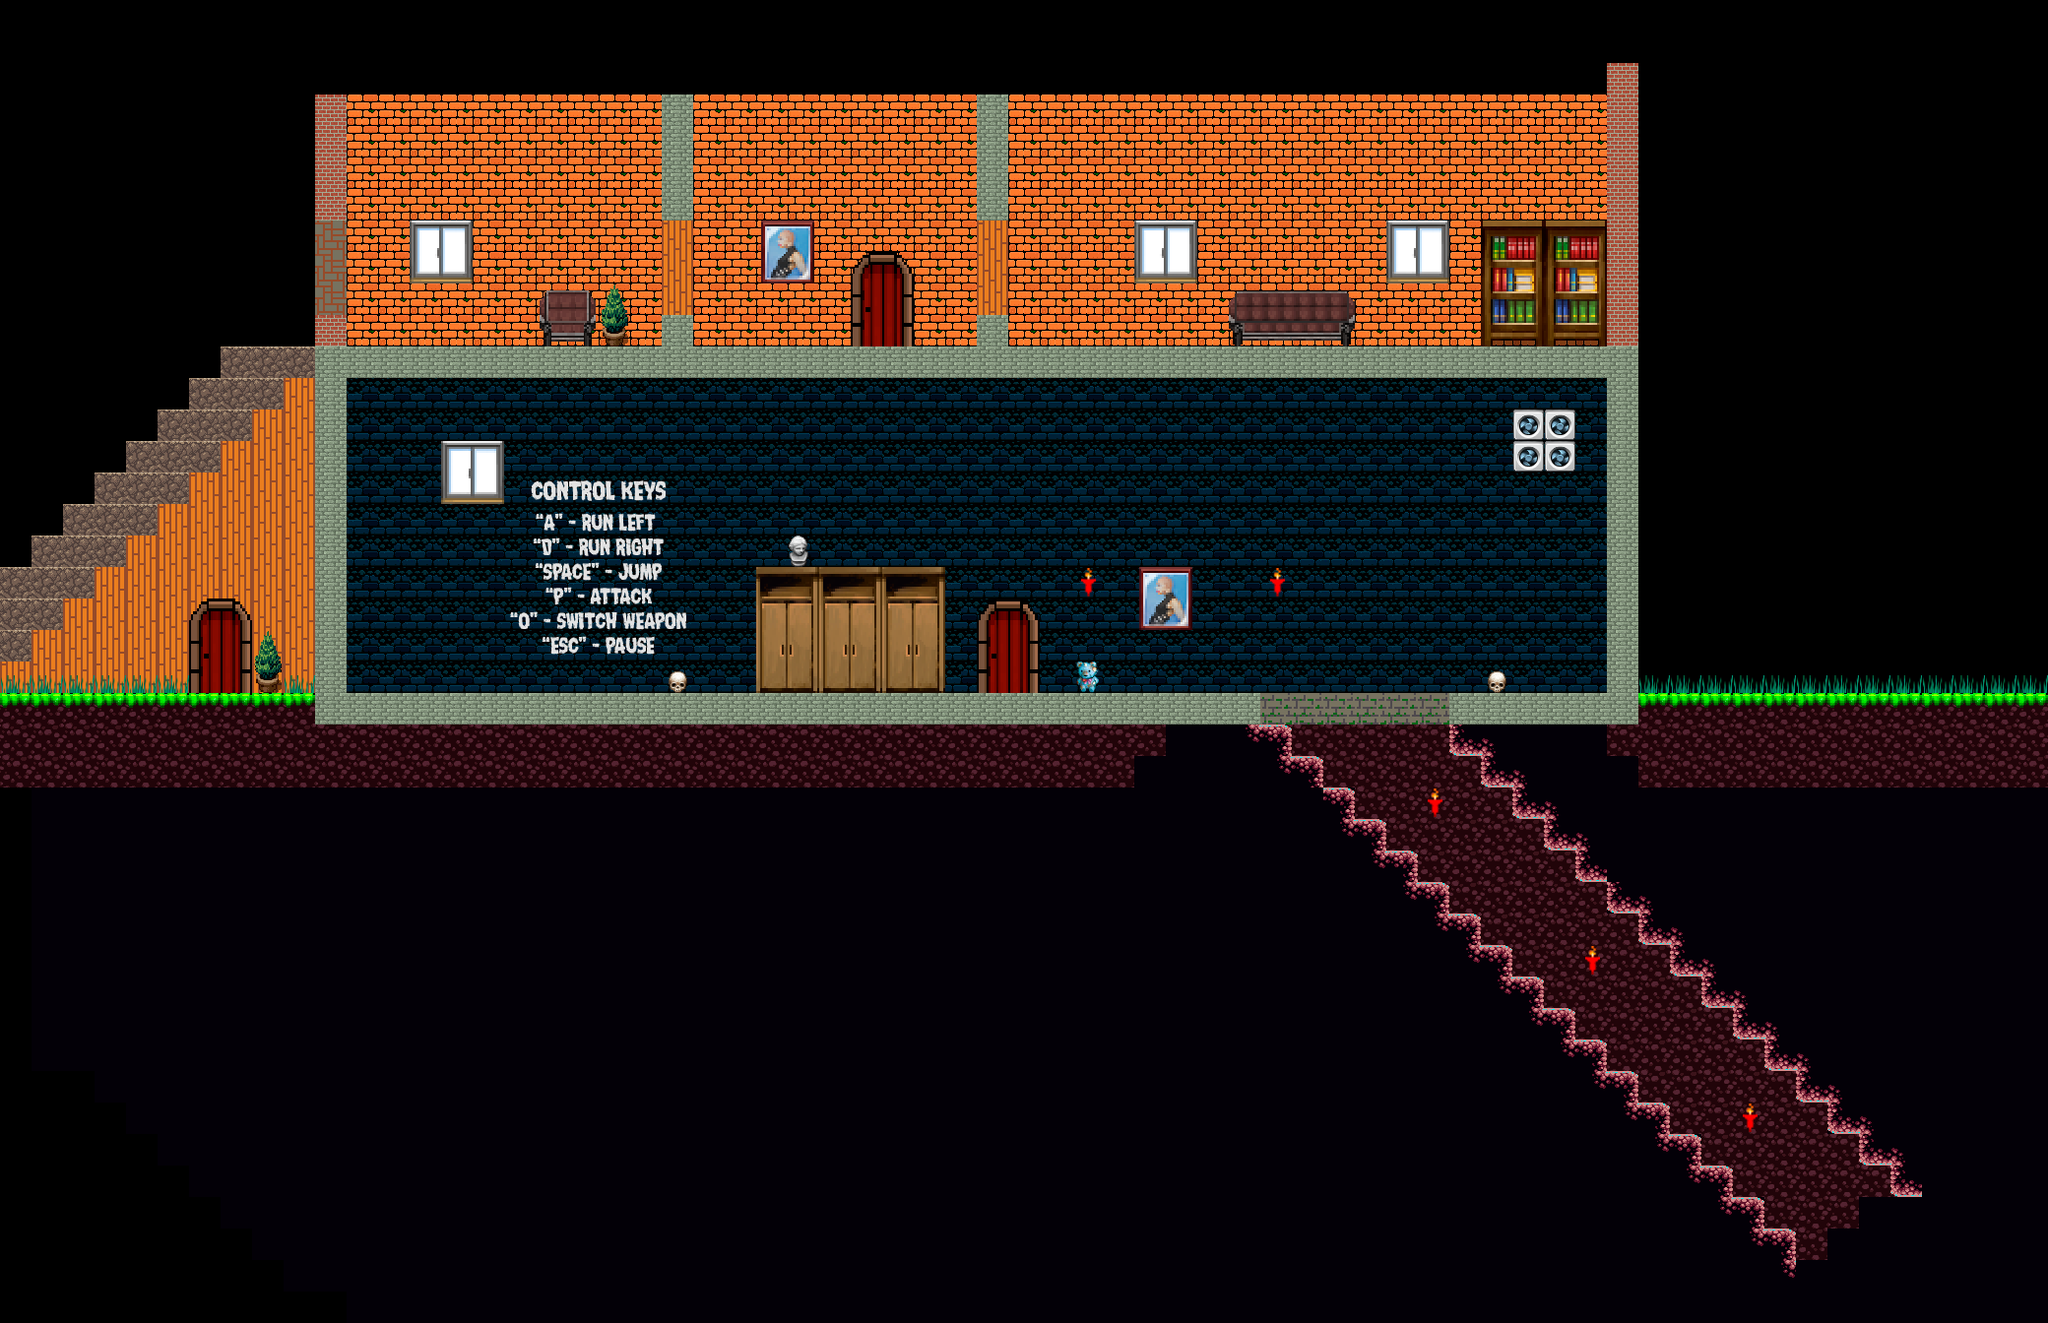

The image is a tile-based game level rendered from a .tmx file. Its description and source (layers, tilesets, objects; grid data summarised) follow:
An orthogonal 65x42 tile map with 32x32 px tiles, 3 tile layers (wrapper, ground, torches) and 22 objects (20x solid, player_spawn, level_1_end).

<map version="1.0" orientation="orthogonal" renderorder="right-down" width="65" height="42" tilewidth="32" tileheight="32" nextobjectid="181">
 <tileset firstgid="1" name="tiles" tilewidth="32" tileheight="32" tilecount="400" columns="20">
  <image source="tileset.png" width="640" height="640" />
 </tileset>
 <layer name="wrapper" width="65" height="42">
  <data>[2730 cells, 1836 non-empty, 12 distinct tile ids]</data>
 </layer>
 <layer name="ground" width="65" height="42">
  <data>[2730 cells, 354 non-empty, 12 distinct tile ids]</data>
 </layer>
 <layer name="torches" width="65" height="42">
  <data>[2730 cells, 170 non-empty, 91 distinct tile ids]</data>
 </layer>
 <objectgroup name="obstacles">
  <object id="3" name="solid" x="314" y="504" width="38" height="238" />
  <object id="4" name="solid" x="316" y="706" width="963.333" height="40" />
  <object id="5" name="solid" x="1632.67" y="355.333" width="30" height="383.333" />
  <object id="7" name="solid" x="1470.33" y="706" width="187.333" height="32" />
  <object id="8" name="solid" x="1216.33" y="737.333" width="93.9997" height="106" />
  <object id="10" name="solid" x="1247" y="769" width="93.9997" height="106" />
  <object id="11" name="solid" x="1279.67" y="802.333" width="93.9997" height="106" />
  <object id="12" name="solid" x="1311.67" y="834.333" width="93.9997" height="106" />
  <object id="13" name="solid" x="1343" y="866.333" width="93.9997" height="106" />
  <object id="14" name="solid" x="1375" y="899" width="93.9997" height="106" />
  <object id="15" name="solid" x="1407.67" y="931" width="93.9997" height="106" />
  <object id="16" name="solid" x="1437" y="963" width="93.9997" height="106" />
  <object id="17" name="solid" x="1470.33" y="995" width="93.9997" height="106" />
  <object id="18" name="solid" x="1503" y="1027" width="93.9997" height="106" />
  <object id="23" name="solid" x="1473.67" y="724.667" width="69.9997" height="41.6667" />
  <object id="24" name="solid" x="1505.67" y="738.333" width="69.9997" height="60.6667" />
  <object id="25" name="solid" x="1538.33" y="769.667" width="69.9997" height="60.6667" />
  <object id="26" name="solid" x="1568.33" y="800.333" width="69.9997" height="60.6667" />
  <object id="27" name="solid" x="1603" y="835" width="69.9997" height="60.6667" />
  <object id="28" name="solid" x="1634.33" y="863" width="69.9997" height="60.6667" />
 </objectgroup>
 <objectgroup name="player">
  <object id="6" name="player_spawn" x="474.667" y="591" width="28" height="28" />
 </objectgroup>
 <objectgroup name="doors">
  <object id="36" name="level_1_end" x="981.34" y="530.663" width="86.6667" height="170.5" />
 </objectgroup>
</map>
